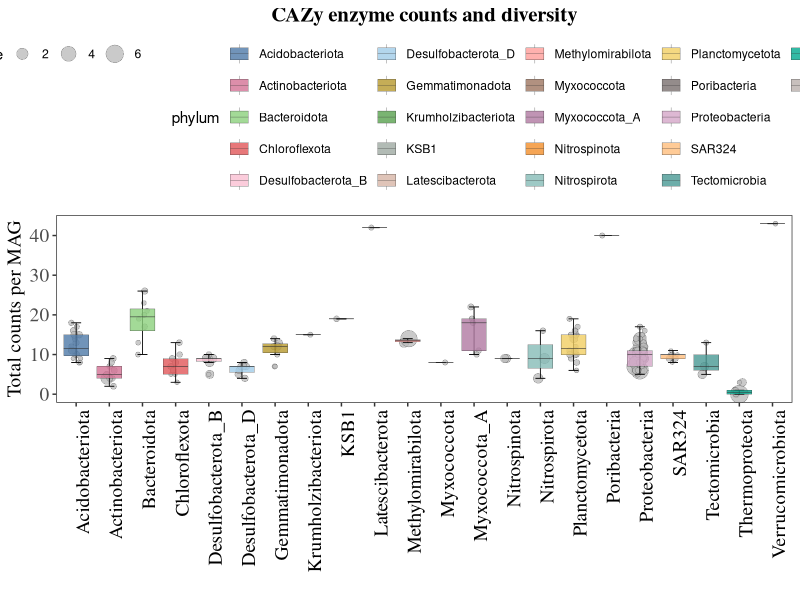

Source code (R):
library(ggplot2)
library(RColorBrewer)
c_num <- read.csv("bins_cazy_num.csv", header = T, check.names = F, row.names = 1)
P1 <- ggplot(c_num,aes(x=phylum,y=cazy_num,fill=phylum))+
  geom_jitter(aes(size=Abundance),fill="#BDBDBD",width =0.15,height = 0,shape = 21,alpha = 0.8,stroke = 0.1) +
  stat_boxplot(geom = "errorbar",width=0.3,color="black",size = 0.3)+
  geom_boxplot(aes(fill=phylum),size=0.1,alpha = 0.8,outlier.shape = 21,outlier.fill="#BDBDBD",outlier.color="black",outlier.alpha=0.8,outlier.stroke = 0.1)+
  scale_fill_manual(values = c("#4e79a7","#d37295","#8cd17d","#e15759","#fabfd2","#a0cbe8","#b6992d","#59a14f","#9faaa2","#d7b5a6","#ff9d9a","#9d7660","#b07aa1","#f28e2b","#86bcb6","#f1ce63","#79706e","#d4a6c8","#ffbe7d","#499894","#00a98f","#bab0ac"))+
  ggtitle("CAZy enzyme counts and diversity")+
  theme_bw()+
  theme(
        axis.text.x=element_text(colour="black",family="Times",size=14,angle = 90, hjust = 1),
        axis.text.y=element_text(family="Times",size=14,face="plain"),
        axis.title.y=element_text(family="Times",size = 14,face="plain"),
        plot.title = element_text(family="Times",size=15,face="bold",hjust = 0.5),
        panel.grid.major = element_blank(),
        panel.grid.minor = element_blank(),
        legend.position = "top") +
  ylab("Total counts per MAG") + xlab("")
ggsave("Figure_3b.pdf",P1,width = 15,height = 9)
  
